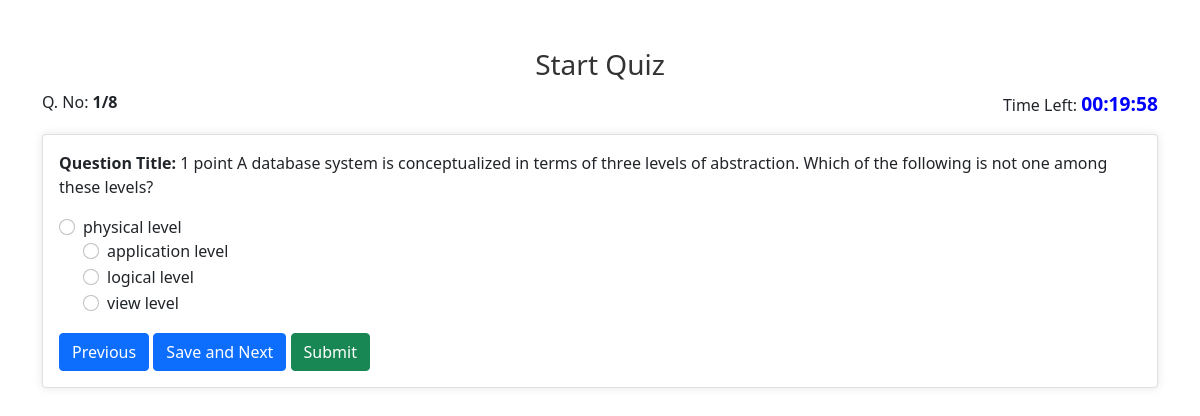
Page /start_quiz/6 (signed in) on the earlier database version.
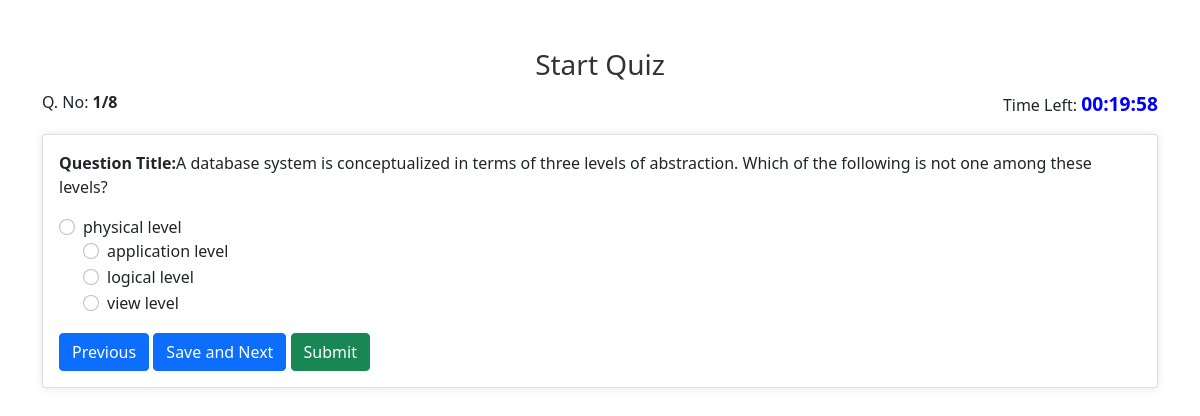
Same page on the later database version.
### application/models.py (models this page shows)
class Question(db.Model):
    id = db.Column(db.Integer, primary_key=True)
    quiz_id = db.Column(db.Integer, db.ForeignKey('quiz.id'), nullable=False)
    question_title = db.Column(db.String(), nullable=False)
    option1 = db.Column(db.String(), nullable=False)
    option2 = db.Column(db.String(), nullable=False)
    option3 = db.Column(db.String(), nullable=False)
    option4 = db.Column(db.String(), nullable=False)
    correct_option = db.Column(db.Integer, nullable=False)

### application/controllers.py (the view, shortened to what this page needs)
@app.route("/start_quiz/<int:quiz_id>", methods=["GET", "POST"])
def start_quiz(quiz_id):
    user_id = session.get("user_id")
    if not user_id:
        return redirect(url_for("login"))
    quiz = Quiz.query.get_or_404(quiz_id)
    questions = quiz.questions
    total_questions = len(questions)
    if "quiz_data" not in session or session["quiz_data"].get("quiz_id") != quiz_id:
        session["quiz_data"] = {
            "quiz_id": quiz_id,
            "question_index": 0,
            "answers": {},
            "start_time": datetime.utcnow().isoformat(),
        }
        print(f"Quiz data initialized in session: {session['quiz_data']}")
    quiz_data = session["quiz_data"]
    current_question_index = quiz_data["question_index"]
    if current_question_index >= total_questions:
        score = calculate_score(quiz_id, quiz_data["answers"])
        save_score(quiz_id, user_id, score)
        session.pop("quiz_data", None)
        print("Quiz completed, redirecting to view_scores")
        return redirect(url_for("view_scores", user_id=user_id))
    question = questions[current_question_index]
    selected_answer = quiz_data["answers"].get(str(question.id))
    start_time_str = quiz_data["start_time"]
    time_left = calculate_time_left(quiz.time_duration, start_time_str)
    return render_template(
        "start_quiz.html",
        quiz=quiz,
        question=question,
        current_question_index=current_question_index + 1,
        total_questions=total_questions,
        time_left=time_left,
        selected_answer=selected_answer,
    )

### application/controllers.py (called while the page is built)
def calculate_time_left(duration, start_time_str):
    try:
        start_time_utc = datetime.fromisoformat(start_time_str).replace(tzinfo=pytz.utc)
        now_utc = datetime.now(pytz.utc)
        quiz_end_time_utc = start_time_utc + timedelta(
            hours=duration.hour, minutes=duration.minute, seconds=duration.second
        )
        time_left_delta = quiz_end_time_utc - now_utc
        if time_left_delta.total_seconds() <= 0:
            return "00:00:00"
        hours, remainder = divmod(time_left_delta.total_seconds(), 3600)
        minutes, seconds = divmod(remainder, 60)
        return f"{int(hours):02}:{int(minutes):02}:{int(seconds):02}"
    except Exception as e:
        print(f"Error calculating time left: {e}")
        return "00:00:00"

### templates/start_quiz.html (shortened to what this page needs)
<!DOCTYPE html>
<html lang="en">
<head>
    <link rel="stylesheet" href="{{url_for('static', filename = 'start_quiz.css')}}">
    <link href="https://cdn.jsdelivr.net/npm/bootstrap@5.0.2/dist/css/bootstrap.min.css" rel="stylesheet"
>
</head>
<body>
    <div class="container mt-5">
        <h3>Start Quiz</h3>
        <form method ="POST">
            <div class="d-flex justify-content-between">
                <span>Q. No: <strong>{{current_question_index }}/{{total_questions}}</strong></span>
                <span>Time Left: <strong id ="time-left">{{time_left}}</strong></span>
            </div>
            <div class="card mt-3">
                <div class="card-body">
                    <p><strong>Question Title:</strong>{{question.question_title}} </p>
                    <div>
                        <div class="form-check">
                            <input class="form-check-input" type="radio" name="answer" id="option1" value="1" {% if  selected_answer == "1" %}checked{%endif %}>
                            <label class="form-check-label" for="option1">{{question.option1}}
                        <div class="form-check">
                            <input class="form-check-input" type="radio" name="answer" id="option2" value="2" {% if selected_answer == "2"%}checked{%endif %}>
                            <label class="form-check-label" for="option2">{{question.option2}}</label>
                        </div>
                        <div class="form-check">
                            <input class="form-check-input" type="radio" name="answer" id="option3" value="3" {% if selected_answer == "3" %}checked{%endif %}>
                            <label class="form-check-label" for="option3">{{question.option3}}</label>
                        </div>
                        <div class="form-check">
                            <input class="form-check-input" type="radio" name="answer" id="option4" value="4" {% if selected_answer == "4" %}checked{%endif %}>
                            <label class="form-check-label" for="option4">{{question.option4}}</label>
                        </div>
                    </div>
                    <div class="mt-3">
                        <button class="btn btn-primary"type ="submit" name ="action" value="Previous">Previous</button>
                        <button class="btn btn-primary"type ="submit" name ="action" value="next">Save and Next</button>
                        <button class="btn btn-success" type="submit" name = "action" value = "submit">Submit</button>
                    </div>
                </div>
            </div>
    </form>
    </div>
</body>
</html>

Differences in the rows shown:
changed Question "physical level": question_title "1 point A database system is conceptualized in terms of three levels of abstraction. Which of the following is not one among these levels?" → "A database system is conceptualized in terms of three levels of abstraction. Which of the following is not one among these levels?"
